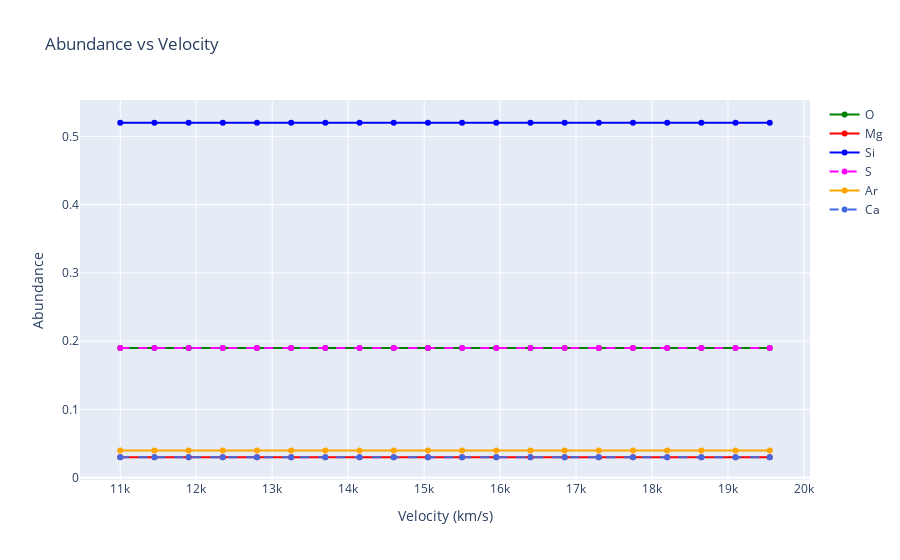

The code cell stored with this chart in its notebook:
### Code cell
import plotly.graph_objs as go

fig = go.Figure()

colors = ['green','red','blue','magenta','orange','royalblue']
prev_vals = [[0]*20]

for i, element in enumerate(elements):
    if check_duplicate(prev_vals,[abundance[abundance.columns[i]].tolist()])==True:
            fig.add_trace(
                go.Scatter(
                    x=velocity, 
                    y=abundance[abundance.columns[i]],
                    mode='lines+markers',
                    name=element,
                    line=dict(dash='dash',color=colors[i])
                )
            )
    else:
        fig.add_trace(
            go.Scatter(
                x=velocity, 
                y=abundance[abundance.columns[i]],
                mode='lines+markers',
                name=element,
                line=dict(color=colors[i])
            
                )
            )
    prev_vals.append(abundance[abundance.columns[i]].tolist())

fig.update_layout(
    title='Abundance vs Velocity', 
    xaxis_title='Velocity (km/s)', 
    yaxis_title='Abundance')
fig.show()

### Figure 1 — Plotly figure (JSON) as saved in the notebook; plotly's stock layout.template omitted (floating-point values rounded to 4 significant figures)
{"data": [{"line": {"color": "green"}, "mode": "lines+markers", "name": "O", "type": "scatter", "x": [11000, 11450.0, 11900.0, 12350.0, 12800.0, 13250.0, 13700.0, 14150.0, 14600.0, 15050.0, 15500.0, 15950.0, 16400, 16850, 17300, 17750, 18200, 18650, 19100, 19550], "y": [0.19, 0.19, 0.19, 0.19, 0.19, 0.19, 0.19, 0.19, 0.19, 0.19, 0.19, 0.19, 0.19, 0.19, 0.19, 0.19, 0.19, 0.19, 0.19, 0.19]}, {"line": {"color": "red"}, "mode": "lines+markers", "name": "Mg", "type": "scatter", "x": [11000, 11450.0, 11900.0, 12350.0, 12800.0, 13250.0, 13700.0, 14150.0, 14600.0, 15050.0, 15500.0, 15950.0, 16400, 16850, 17300, 17750, 18200, 18650, 19100, 19550], "y": [0.03, 0.03, 0.03, 0.03, 0.03, 0.03, 0.03, 0.03, 0.03, 0.03, 0.03, 0.03, 0.03, 0.03, 0.03, 0.03, 0.03, 0.03, 0.03, 0.03]}, {"line": {"color": "blue"}, "mode": "lines+markers", "name": "Si", "type": "scatter", "x": [11000, 11450.0, 11900.0, 12350.0, 12800.0, 13250.0, 13700.0, 14150.0, 14600.0, 15050.0, 15500.0, 15950.0, 16400, 16850, 17300, 17750, 18200, 18650, 19100, 19550], "y": [0.52, 0.52, 0.52, 0.52, 0.52, 0.52, 0.52, 0.52, 0.52, 0.52, 0.52, 0.52, 0.52, 0.52, 0.52, 0.52, 0.52, 0.52, 0.52, 0.52]}, {"line": {"color": "magenta", "dash": "dash"}, "mode": "lines+markers", "name": "S", "type": "scatter", "x": [11000, 11450.0, 11900.0, 12350.0, 12800.0, 13250.0, 13700.0, 14150.0, 14600.0, 15050.0, 15500.0, 15950.0, 16400, 16850, 17300, 17750, 18200, 18650, 19100, 19550], "y": [0.19, 0.19, 0.19, 0.19, 0.19, 0.19, 0.19, 0.19, 0.19, 0.19, 0.19, 0.19, 0.19, 0.19, 0.19, 0.19, 0.19, 0.19, 0.19, 0.19]}, {"line": {"color": "orange"}, "mode": "lines+markers", "name": "Ar", "type": "scatter", "x": [11000, 11450.0, 11900.0, 12350.0, 12800.0, 13250.0, 13700.0, 14150.0, 14600.0, 15050.0, 15500.0, 15950.0, 16400, 16850, 17300, 17750, 18200, 18650, 19100, 19550], "y": [0.04, 0.04, 0.04, 0.04, 0.04, 0.04, 0.04, 0.04, 0.04, 0.04, 0.04, 0.04, 0.04, 0.04, 0.04, 0.04, 0.04, 0.04, 0.04, 0.04]}, {"line": {"color": "royalblue", "dash": "dash"}, "mode": "lines+markers", "name": "Ca", "type": "scatter", "x": [11000, 11450.0, 11900.0, 12350.0, 12800.0, 13250.0, 13700.0, 14150.0, 14600.0, 15050.0, 15500.0, 15950.0, 16400, 16850, 17300, 17750, 18200, 18650, 19100, 19550], "y": [0.03, 0.03, 0.03, 0.03, 0.03, 0.03, 0.03, 0.03, 0.03, 0.03, 0.03, 0.03, 0.03, 0.03, 0.03, 0.03, 0.03, 0.03, 0.03, 0.03]}], "layout": {"title": {"text": "Abundance vs Velocity"}, "xaxis": {"title": {"text": "Velocity (km/s)"}}, "yaxis": {"title": {"text": "Abundance"}}}}
